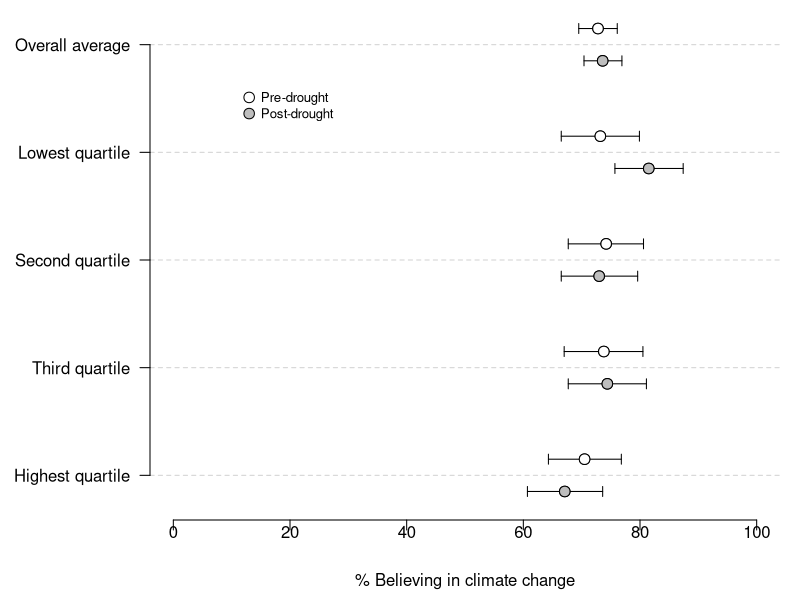
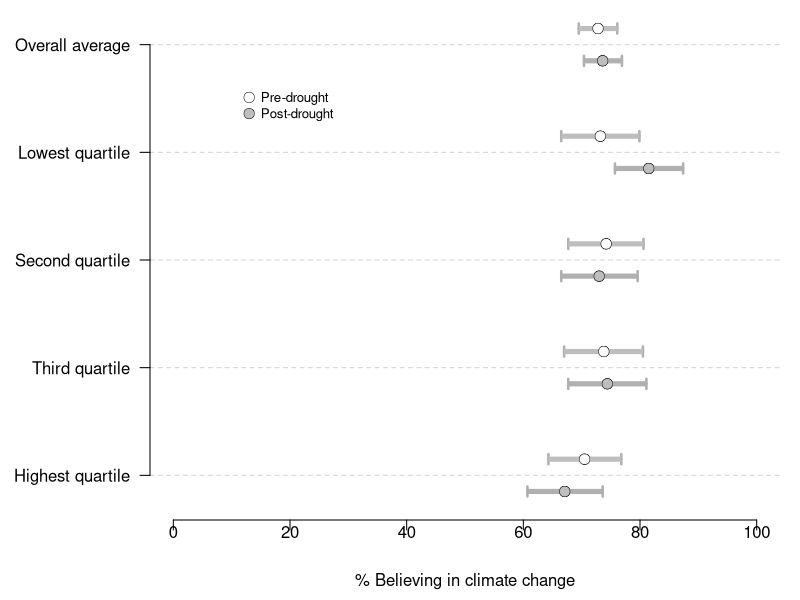

Write R code to recreate these figures, in order.
# Set up data. Severity will provide the labels, pre is the pre-drought mean (i.e., effect size estimate), post is the post-drought mean. lowerCIpre and upperCIpre are the lower and upper bounds of the 95% confidence intervals for the pre-drought data, lowerCIpost and upperCIpost are the same for the post-drought data. If I were fancier, I could calculate those and store them as variables rather than manually input them from prior analysis. But I'm not that fancy.
severity = c("Overall average","Lowest quartile","Second quartile","Third quartile","Highest quartile")
pre = c(72.8,73.2,74.2,73.8,70.5)
post = c(73.6,81.5,73.0,74.4,67.1)
lowerCIpre = c(69.5,66.5,67.7,67.0,64.3)
upperCIpre = c(76.1,79.9,80.6,80.5,76.8)
lowerCIpost = c(70.4,75.7,66.5,67.7,60.7)
upperCIpost = c(76.9,87.4,79.6,81.1,73.6)


# Generate numbers for the y-axis.
y.axis <- length(severity):1

# Generate an adjustment value to move the dots up or down so you can see the intervals
adjustment <- 0.15

png("climateBinYoY-errorbars.png", height = 6, width = 8.5, units = "in",res=600)


par(mar=c(4.5,7.5,.5,1), lheight = .3)

plot(pre, y.axis + adjustment, type = "p", axes=F, xlab = "% Believing in climate change", ylab = "", cex = 1.4, xlim = c(0,100), ylim = c(min(y.axis - adjustment), max(y.axis + adjustment)), main = "")

abline(h = y.axis, lty = 2, lwd = 1, col = "light grey")

points(post, y.axis - adjustment, pch = 21, cex = 1.4, bg = "gray" )

# CI Bars using the arrows command. lwd adjusts line width
arrows(lowerCIpre, y.axis + adjustment, upperCIpre, y.axis + adjustment, code = 3, length = 0.05, angle = 90)

arrows(lowerCIpost, y.axis - adjustment, upperCIpost, y.axis - adjustment, code = 3, length = 0.05, angle = 90)

# re-draw the dots to make them appear over the CI lines
points(pre, y.axis + adjustment, pch = 21, cex = 1.4, bg = "white" )
points(post, y.axis - adjustment, pch = 21, cex = 1.4, bg = "gray" )


axis(1,at = seq(0,100, by = 20), label = seq(0,100, by = 20), mgp = c(.5,.6,.50), cex.axis = 1)

axis(2, at = y.axis, label = severity, las = 1, tick = T, cex.axis =1.0)



text(15,4.5, "Pre-drought", adj=0, cex = .8) # key labels
text(15,4.35, "Post-drought", adj=0, cex = .8)
points(13,4.51, cex = 1.4)
points(13,4.36,pch = 21, bg = "gray", cex = 1.4)

dev.off()


# Another way of displaying the error bars is as plain old lines, not arrows. This requires a few hacks (using segments and arrows, for example) and reducing the outline of the points (using lwd) for aesthetic purposes. I think the aesthetics of this could be improved, but this will do for now.

png("climateBinYoY-errorlines.png", height = 6, width = 8.5, units = "in",res=600)


par(mar=c(4.5,7.5,.5,1), lheight = .3)

plot(pre, y.axis + adjustment, type = "p", axes=F, xlab = "% Believing in climate change", ylab = "", cex = 1.4, xlim = c(0,100), ylim = c(min(y.axis - adjustment), max(y.axis + adjustment)), main = "", lwd = 0.5)

abline(h = y.axis, lty = 2, lwd = 1, col = "light grey")

points(post, y.axis - adjustment, pch = 21, cex = 1.4, bg = "gray", lwd = 0.5 )

# Use a combination of the arrows and segments command to create the error bars. The segments makes the lines and the arrows makes the end of the lines.

arrows(lowerCIpre, y.axis + adjustment, upperCIpre, y.axis + adjustment, code = 3, length = 0.05, angle = 90, col = "gray69", lwd = 2.5)
segments(lowerCIpre, y.axis + adjustment, upperCIpre, y.axis + adjustment, col = "gray", lwd = 5, lend = 1)

arrows(lowerCIpost, y.axis - adjustment, upperCIpost, y.axis - adjustment, code = 3, length = 0.05, angle = 90, col = "gray69", lwd = 2.5)
segments(lowerCIpost, y.axis - adjustment, upperCIpost, y.axis - adjustment, col = "gray69", lwd = 5, lend = 1)

# re-draw the dots to make them appear over the CI lines
points(pre, y.axis + adjustment, pch = 21, cex = 1.4, bg = "white", lwd = 0.5 )
points(post, y.axis - adjustment, pch = 21, cex = 1.4, bg = "gray", lwd = 0.5 )


axis(1,at = seq(0,100, by = 20), label = seq(0,100, by = 20), mgp = c(.5,.6,.50), cex.axis = 1)

axis(2, at = y.axis, label = severity, las = 1, tick = T, cex.axis =1.0)



text(15,4.5, "Pre-drought", adj=0, cex = .8) # key labels
text(15,4.35, "Post-drought", adj=0, cex = .8)
points(13,4.51, cex = 1.4, lwd = 0.5)
points(13,4.36,pch = 21, bg = "gray", cex = 1.4, lwd = 0.5)

dev.off()